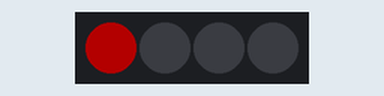
Bench run of a sketch on a simulated ESP32. Shown: 4 RGB LEDs in strip order, left to right. Dim RGB values are drawn brighter than linear.

Above: at 0.2 s.
At 1.2 s:
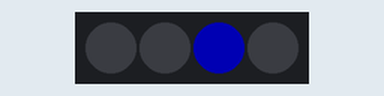
At 2.7 s:
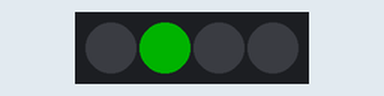
At 3.7 s:
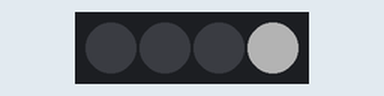
Timing chart, 0 to 4.6 s (numbered marks = the images above):
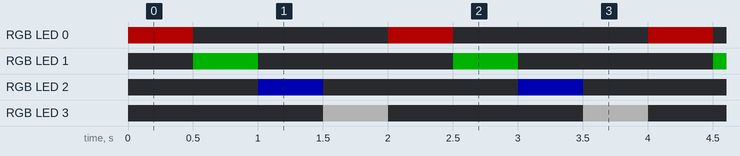

The sketch:

Sequential_Blinking_Topic4.ino
```cpp
#include <Adafruit_NeoPixel.h>

#define DATA_PIN     13  // Connects to the 'S' pin of your 4-LED board
#define NUM_LEDS      4  // Your board contains exactly 4 LEDs

// Initialize the 6812 / NeoPixel strip configuration
Adafruit_NeoPixel strip = Adafruit_NeoPixel(NUM_LEDS, DATA_PIN, NEO_GRB + NEO_KHZ800);

void setup() {
  strip.begin();           // Start communication with the module
  strip.setBrightness(60); // Set moderate brightness (0 - 255) to protect your eyes
  strip.show();            // Initialize all pixels to "off"
}

void loop() {
  // Step sequentially through each of the 4 LEDs
  for (int i = 0; i < NUM_LEDS; i++) {

    strip.clear(); // Turn off previous pixels first

    // Choose colors dynamically based on which LED index is currently active
    if (i == 0) {
      strip.setPixelColor(i, strip.Color(255, 0, 0));     // LED 1: Pure Red
    } else if (i == 1) {
      strip.setPixelColor(i, strip.Color(0, 255, 0));     // LED 2: Pure Green
    } else if (i == 2) {
      strip.setPixelColor(i, strip.Color(0, 0, 255));     // LED 3: Pure Blue
    } else if (i == 3) {
      strip.setPixelColor(i, strip.Color(255, 255, 255)); // LED 4: Pure White
    }

    strip.show();   // Send data packet out to the hardware
    delay(500);     // Wait half a second before jumping to the next LED
  }
}
```

Measured:
- by itself, RGB LED 0: alternates RGB(60, 0, 0) for 0.50 s and off for 1.5 s
- by itself, RGB LED 1: alternates RGB(0, 60, 0) for 0.50 s and off for 1.5 s
- by itself, RGB LED 2: alternates RGB(0, 0, 60) for 0.50 s and off for 1.5 s
- by itself, RGB LED 3: alternates RGB(60, 60, 60) for 0.50 s and off for 1.5 s
